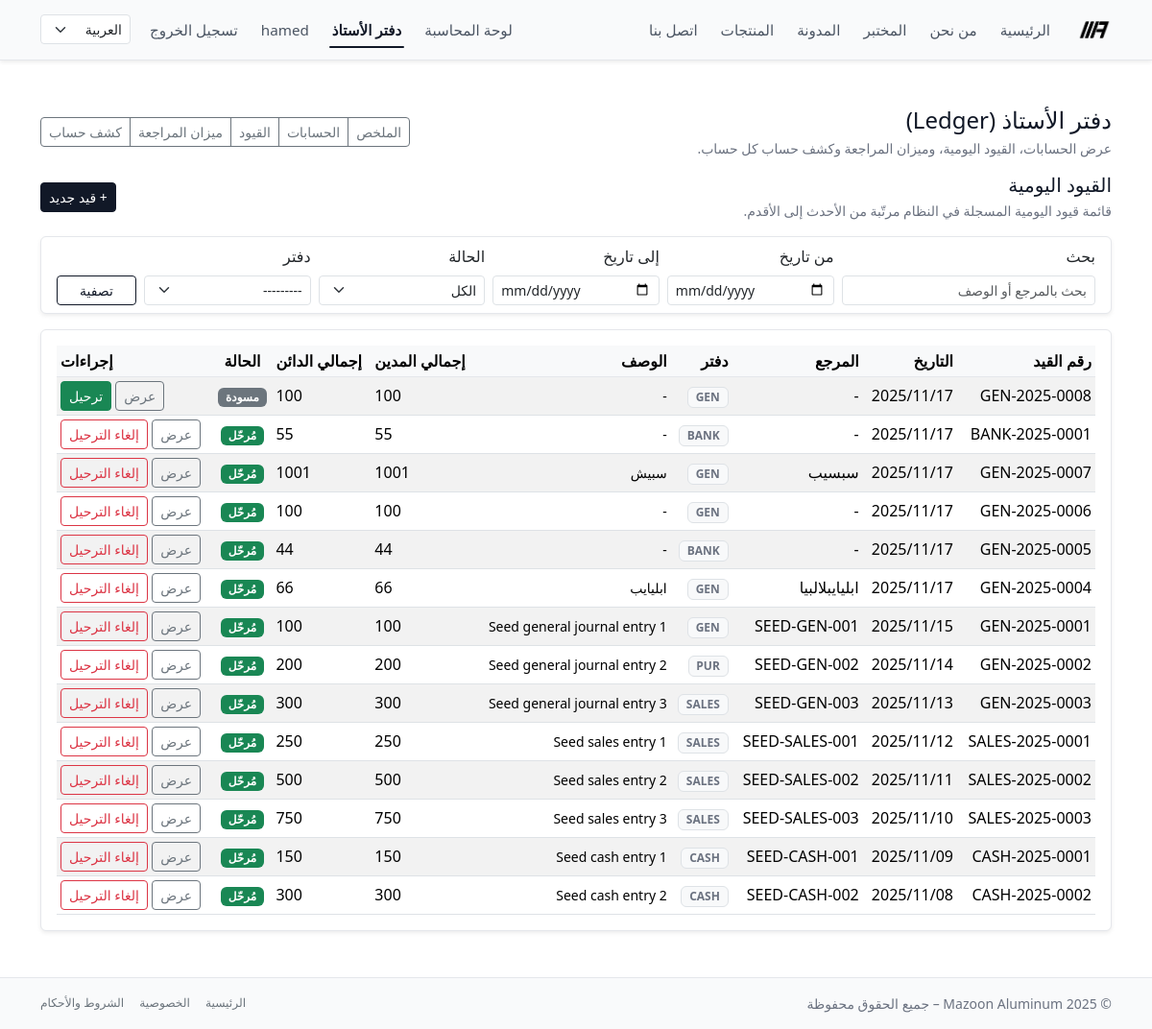
Page /ar/ledger/entries/ (signed in) on the earlier database version.
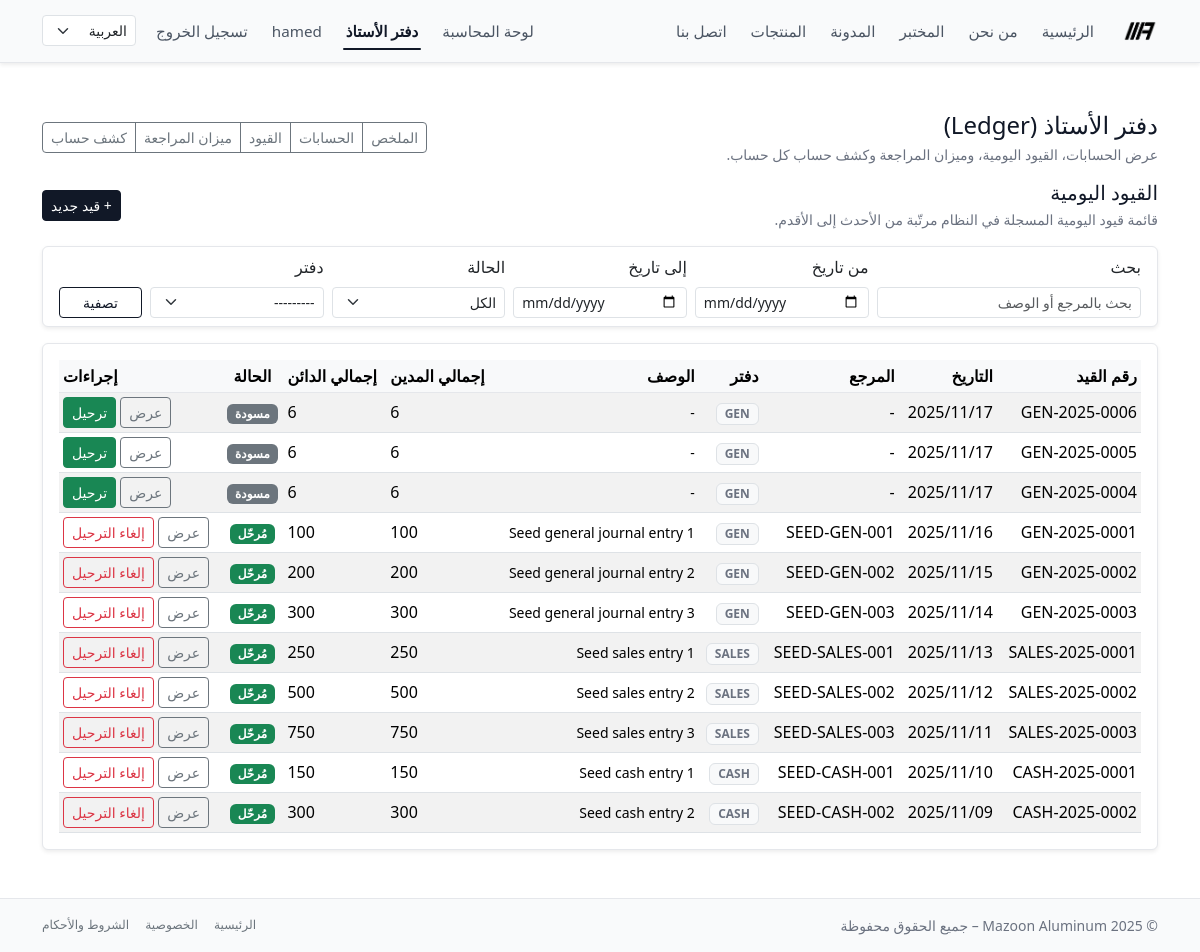
Same page on the later database version.
### ledger/models.py (models this page shows, shortened)
class JournalEntry(models.Model):
    fiscal_year = models.ForeignKey(
        FiscalYear,
        null=True,
        blank=True,
        on_delete=models.PROTECT,
        related_name="entries",
        verbose_name=_("السنة المالية"),
    )
    journal = models.ForeignKey(
        "Journal",
        null=True,
        blank=True,
        on_delete=models.PROTECT,
        related_name="entries",
        verbose_name=_("دفتر اليومية"),
    )
    date = models.DateField(default=timezone.now, verbose_name=_("التاريخ"))
    reference = models.CharField(max_length=50, blank=True, verbose_name=_("المرجع"))
    description = models.TextField(blank=True, verbose_name=_("الوصف"))
    number = models.CharField(
        max_length=32,
        unique=True,
        null=True,
        blank=True,
        verbose_name=_("رقم القيد"),
    )
    posted = models.BooleanField(default=False, verbose_name=_("مرحّل"))
    posted_at = models.DateTimeField(
        null=True,
        blank=True,
        verbose_name=_("تاريخ الترحيل"),
    )
    posted_by = models.ForeignKey(
        User,
        null=True,
        blank=True,
        on_delete=models.SET_NULL,
        related_name="posted_journal_entries",
        verbose_name=_("مُرحّل بواسطة"),
    )
    created_at = models.DateTimeField(auto_now_add=True)
    created_by = models.ForeignKey(
        User,
        null=True,
        blank=True,
        on_delete=models.SET_NULL,
        verbose_name=_("أنشئ بواسطة"),
    )
    objects = JournalEntryManager()
    class Meta:
        ordering = ["-date", "-id"]

class Journal(models.Model):
    class Type(models.TextChoices):
        GENERAL = "general", _("دفتر عام")
        CASH = "cash", _("دفتر الكاش")
        BANK = "bank", _("دفتر البنك")
        SALES = "sales", _("دفتر المبيعات")
        PURCHASE = "purchase", _("دفتر المشتريات")
    code = models.CharField(
        max_length=20,
        unique=True,
        verbose_name=_("كود الدفتر"),
    )
    name = models.CharField(
        max_length=100,
        verbose_name=_("اسم الدفتر"),
    )
    type = models.CharField(
        max_length=20,
        choices=Type.choices,
        default=Type.GENERAL,
        verbose_name=_("نوع الدفتر"),
    )
    is_default = models.BooleanField(
        default=False,
        verbose_name=_("دفتر افتراضي"),
    )
    is_active = models.BooleanField(
        default=True,
        verbose_name=_("نشط"),
    )
    objects = JournalManager()
    class Meta:
        ordering = ["code"]
        verbose_name = _("دفتر اليومية")
        verbose_name_plural = _("دفاتر اليومية")
    def __str__(self) -> str:
        return f"{self.code} - {self.name}"

### ledger/views.py (the view, shortened to what this page needs)
# urls.py: path("entries/", views.JournalEntryListView.as_view(), name="journalentry_list"),
class JournalEntryListView(FiscalYearRequiredMixin, StaffRequiredMixin, ListView):
    model = JournalEntry
    template_name = "ledger/journal/list.html"
    context_object_name = "entries"
    paginate_by = 50
    def get_filter_form(self):
        if not hasattr(self, "_filter_form"):
            self._filter_form = JournalEntryFilterForm(self.request.GET or None)
        return self._filter_form
    def get_queryset(self):
        qs = (
            JournalEntry.objects
            .with_totals()       # من الـ Manager: يضيف total_debit_value و total_credit_value
            .select_related("journal")
            .order_by("-date", "-id")
        )
        form = self.get_filter_form()
        if not form.is_valid():
            return qs
    def get_context_data(self, **kwargs):
        ctx = super().get_context_data(**kwargs)
        ctx["filter_form"] = self.get_filter_form()
        query_dict = self.request.GET.copy()
        query_dict.pop("page", None)
        ctx["current_query"] = query_dict.urlencode()
        return ctx

### templates/ledger/journal/list.html (shortened to what this page needs)
{% extends "ledger/base_ledger.html" %}
{% load i18n %}
{% block ledger_content %}
<div class="mb-3 d-flex flex-wrap justify-content-between align-items-center gap-2">
  <div>
    <h2 class="h5 mb-1">{% trans "القيود اليومية" %}</h2>
    <p class="text-muted small mb-0">
      {% trans "قائمة قيود اليومية المسجلة في النظام مرتّبة من الأحدث إلى الأقدم." %}
    </p>
  </div>
  <div>
    <a href="{% url 'ledger:journalentry_create' %}" class="btn btn-primary btn-sm">
      + {% trans "قيد جديد" %}
    </a>
  </div>
</div>
<div class="card mb-3 border-0 shadow-sm">
  <div class="card-body py-2">
    <form method="get" class="row g-2 align-items-end">
      <div class="col-md-3 col-sm-6">
        <label class="form-label form-label-sm" for="{{ filter_form.q.id_for_label }}">
          {% trans "بحث" %}
        </label>
        {{ filter_form.q }}
      </div>
      <div class="col-md-2 col-sm-6">
        <label class="form-label form-label-sm" for="{{ filter_form.date_from.id_for_label }}">
          {% trans "من تاريخ" %}
        </label>
        {{ filter_form.date_from }}
      </div>
      <div class="col-md-2 col-sm-6">
        <label class="form-label form-label-sm" for="{{ filter_form.date_to.id_for_label }}">
          {% trans "إلى تاريخ" %}
        </label>
        {{ filter_form.date_to }}
      </div>
      <div class="col-md-2 col-sm-6">
        <label class="form-label form-label-sm" for="{{ filter_form.posted.id_for_label }}">
          {% trans "الحالة" %}
        </label>
        {{ filter_form.posted }}
      </div>
      <div class="col-md-2 col-sm-6">
        <label class="form-label form-label-sm" for="{{ filter_form.journal.id_for_label }}">
          {% trans "دفتر" %}
        </label>
        {{ filter_form.journal }}
      </div>
      <div class="col-md-1 col-sm-6 d-grid">
        <button type="submit" class="btn btn-outline-primary btn-sm">
          {% trans "تصفية" %}
        </button>
      </div>
    </form>
  </div>
</div>
<div class="card shadow-sm border-0">
  <div class="card-body">
    <div class="table-responsive">
      <table class="table table-sm table-striped align-middle mb-0">
        <thead class="table-light">
          <tr>
            <th class="text-nowrap">{% trans "رقم القيد" %}</th>
            <th class="text-nowrap">{% trans "التاريخ" %}</th>
            <th class="text-nowrap">{% trans "المرجع" %}</th>
            <th class="text-nowrap">{% trans "دفتر" %}</th>
            <th class="text-nowrap">{% trans "الوصف" %}</th>
            <th class="text-nowrap text-end">{% trans "إجمالي المدين" %}</th>
            <th class="text-nowrap text-end">{% trans "إجمالي الدائن" %}</th>
            <th class="text-nowrap text-center">{% trans "الحالة" %}</th>
            <th class="text-nowrap text-end">{% trans "إجراءات" %}</th>
          </tr>
        </thead>
        <tbody>
          {% for e in entries %}
            <tr>
              <td class="text-nowrap">
                {% if e.number %}
                  {{ e.number }}
                {% else %}
                  JE-{{ e.id }}
                {% endif %}
              </td>
              <td class="text-nowrap">{{ e.date|date:"SHORT_DATE_FORMAT" }}</td>
              <td class="text-nowrap">{{ e.reference|default:"-" }}</td>
              <td class="text-nowrap">
                {% if e.journal %}
                  <span class="badge bg-light text-muted border small" title="{{ e.journal.name }}">
                    {{ e.journal.code }}
                  </span>
                {% else %}
                  <span class="text-muted small">-</span>
                {% endif %}
              </td>
              <td class="small">
                {{ e.description|default:"-"|truncatechars:60 }}
              </td>
              <td class="text-end text-nowrap">
                {{ e.total_debit_value }}
              </td>
              <td class="text-end text-nowrap">
                {{ e.total_credit_value }}
              </td>
              <td class="text-center text-nowrap">
                {% if e.posted %}
                  <span class="badge bg-success">
                    {% trans "مُرحّل" %}
                  </span>
                {% else %}
                  <span class="badge bg-secondary">
                    {% trans "مسودة" %}
                  </span>
                {% endif %}
              </td>
              <td class="text-end text-nowrap">
                <a href="{% url 'ledger:journalentry_detail' e.pk %}"
                   class="btn btn-outline-secondary btn-sm">
                  {% trans "عرض" %}
                </a>
                {% if e.posted %}
                  <form method="post"
                        action="{% url 'ledger:journalentry_unpost' pk=e.pk %}"
                        class="d-inline">
                    <button type="submit"
                            class="btn btn-outline-danger btn-sm">
                      {% trans "إلغاء الترحيل" %}
                    </button>
                  </form>
                {% else %}
                  <form method="post"
                        action="{% url 'ledger:journalentry_post' pk=e.pk %}"
                        class="d-inline">
                    <button type="submit"
                            class="btn btn-success btn-sm">
                      {% trans "ترحيل" %}
                    </button>
                  </form>
                {% endif %}
              </td>
            </tr>
          {% empty %}
            <tr>
              <td colspan="9" class="text-center text-muted small py-4">
                {% trans "لا توجد قيود حتى الآن." %}
              </td>
            </tr>
          {% endfor %}
        </tbody>
      </table>
    </div>
  </div>
</div>
{% endblock %}

### templates/ledger/base_ledger.html (shortened to what this page needs)
{% extends "base.html" %}
{% load i18n %}
{% block content %}
<div class="py-4">
  <div class="d-flex flex-wrap justify-content-between align-items-center mb-3 gap-2">
    <div>
      <h1 class="h4 mb-1">{% trans "دفتر الأستاذ (Ledger)" %}</h1>
      <p class="text-muted small mb-0">
        {% trans "عرض الحسابات، القيود اليومية، وميزان المراجعة وكشف حساب كل حساب." %}
      </p>
    </div>
    <div class="btn-group btn-group-sm">
      <a href="{% url 'ledger:dashboard' %}" class="btn btn-outline-secondary">
        {% trans "الملخص" %}
      </a>
      <a href="{% url 'ledger:account_list' %}" class="btn btn-outline-secondary">
        {% trans "الحسابات" %}
      </a>
      <a href="{% url 'ledger:journalentry_list' %}" class="btn btn-outline-secondary">
        {% trans "القيود" %}
      </a>
      <a href="{% url 'ledger:trial_balance' %}" class="btn btn-outline-secondary">
        {% trans "ميزان المراجعة" %}
      </a>
      <a href="{% url 'ledger:account_ledger' %}" class="btn btn-outline-secondary">
        {% trans "كشف حساب" %}
      </a>
    </div>
  </div>
  {% block ledger_content %}{% endblock %}
</div>
{% endblock %}

### templates/base.html (shortened to what this page needs)
{% load static i18n %}
<!doctype html>
<html lang="{{ LANGUAGE_CODE }}" dir="{% if LANGUAGE_CODE == 'ar' %}rtl{% else %}ltr{% endif %}" data-bs-theme="light">
<head>
    {% if LANGUAGE_CODE == "ar" %}
        <link
                href="https://cdn.jsdelivr.net/npm/bootstrap@5.3.8/dist/css/bootstrap.rtl.min.css"
                rel="stylesheet"
        />
    {% else %}
        <link
                href="https://cdn.jsdelivr.net/npm/bootstrap@5.3.8/dist/css/bootstrap.min.css"
                rel="stylesheet"
        />
    {% endif %}
    <link rel="stylesheet" href="{% static 'css/style.css' %}"/>
</head>
<body class="bg-body text-body d-flex flex-column min-vh-100">
<nav class="navbar navbar-expand-lg navbar-light mazoon-navbar shadow-sm">
    <div class="container">
        <a class="navbar-brand fw-bold d-flex align-items-center gap-2" href="{% url 'home' %}">
            <img src="{% static 'img/logo_mazoon_black.png' %}"
                 alt="Mazoon Aluminum logo"
                 class="navbar-logo">
        </a>
        <div class="collapse navbar-collapse" id="mainNavbar">
            <ul class="navbar-nav me-auto mb-2 mb-lg-0 main-nav-links">
                <li class="nav-item">
                    <a class="nav-link {% if request.resolver_match.url_name == 'home' %}active{% endif %}"
                       href="{% url 'home' %}">{% trans "الرئيسية" %}</a>
                </li>
                <li class="nav-item">
                    <a class="nav-link {% if request.resolver_match.url_name == 'about' %}active{% endif %}"
                       href="{% url 'about' %}">{% trans "من نحن" %}</a>
                </li>
                <li class="nav-item">
                    <a class="nav-link {% if request.resolver_match.url_name == 'lab' %}active{% endif %}"
                       href="{% url 'lab' %}">{% trans "المختبر" %}</a>
                </li>
                <li class="nav-item">
                    <a class="nav-link {% if request.resolver_match.url_name == 'blog_list' or request.resolver_match.url_name == 'blog_detail' %}active{% endif %}"
                       href="{% url 'blog_list' %}">{% trans "المدونة" %}</a>
                </li>
                <li class="nav-item">
                    <a class="nav-link {% if request.resolver_match.url_name == 'product_list' %}active{% endif %}"
                       href="{% url 'product_list' %}">{% trans "المنتجات" %}</a>
                </li>
                <li class="nav-item">
                    <a class="nav-link {% if request.resolver_match.url_name == 'contact' %}active{% endif %}"
                       href="{% url 'contact' %}">{% trans "اتصل بنا" %}</a>
                </li>
            </ul>
            <ul class="navbar-nav ms-auto mb-2 mb-lg-0 align-items-center top-right-links">
                {% if user.is_authenticated and user.is_staff %}
                    <li class="nav-item">
                        <a class="nav-link {% if request.resolver_match.namespace == 'accounting' %}active{% endif %}"
                           href="{% url 'accounting:dashboard' %}">
                            {% trans "لوحة المحاسبة" %}
                        </a>
                    </li>
                {% endif %}
                {% if request.user.is_authenticated and request.user.is_staff %}
                    <li class="nav-item">
                        <a class="nav-link {% if request.resolver_match.namespace == 'ledger' %}active{% endif %}"
                           href="{% url 'ledger:dashboard' %}">
                            {% trans "دفتر الأستاذ" %}
                        </a>
                    </li>
                {% endif %}
                {% if user.is_authenticated %}
                    <li class="nav-item d-none d-lg-block">
                        <span class="nav-link small text-muted">
                            {{ user.username }}
                        </span>
                    </li>
                    <li class="nav-item">
                        <form action="{% url 'logout' %}" method="post" class="d-inline">
                            <button type="submit" class="nav-link btn btn-link p-0 nav-link-btn">
                                {% trans "تسجيل الخروج" %}
                            </button>
                        </form>
                    </li>
                {% endif %}
                <li class="nav-item ms-2">
                    <form action="{% url 'set_language' %}" method="post" class="d-flex">
                        <select name="language" class="form-select form-select-sm lang-switcher"
                                onchange="this.form.submit()">
                            <option value="ar" {% if LANGUAGE_CODE == 'ar' %}selected{% endif %}>العربية</option>
                        </select>
                    </form>
                </li>
            </ul>
        </div>
    </div>
</nav>
<main class="py-4 flex-grow-1">
    <div class="container">
        {% block content %}{% endblock %}
    </div>
</main>
<footer class="mazoon-footer border-top py-3 mt-auto">
    <div class="container d-flex flex-column flex-md-row justify-content-between align-items-center text-muted small gap-2">
        <div>
            &copy; {% now "Y" %} Mazoon Aluminum – {% trans "جميع الحقوق محفوظة" %}
        </div>
        <div class="d-flex gap-3">
            <a href="{% url 'home' %}" class="link-secondary text-decoration-none small">{% trans "الرئيسية" %}</a>
            <a href="#" class="link-secondary text-decoration-none small">{% trans "الخصوصية" %}</a>
            <a href="#" class="link-secondary text-decoration-none small">{% trans "الشروط والأحكام" %}</a>
        </div>
    </div>
</footer>
</body>
</html>

Differences in the rows shown:
removed JournalEntry: number "GEN-2025-0008", date "17‏/11‏/2025", reference "-", journal.code "GEN", description "-", total_debit_value "100", total_credit_value "100"
removed JournalEntry: number "BANK-2025-0001", date "17‏/11‏/2025", reference "-", journal.code "BANK", description "-", total_debit_value "55", total_credit_value "55"
removed JournalEntry: number "GEN-2025-0007", date "17‏/11‏/2025", reference "سبسيب", journal.code "GEN", description "سبيش", total_debit_value "1001", total_credit_value "1001"
changed JournalEntry "GEN-2025-0006": total_debit_value "100" → "6"; total_credit_value "100" → "6"; posted True → False (drawn); trans "مُرحّل" → "مسودة"; trans "إلغاء الترحيل" → "ترحيل"
changed JournalEntry "GEN-2025-0005": journal.code "BANK" → "GEN"; total_debit_value "44" → "6"; total_credit_value "44" → "6"; posted True → False (drawn); trans "مُرحّل" → "مسودة"; trans "إلغاء الترحيل" → "ترحيل"
changed JournalEntry "GEN-2025-0004": reference "ابليايبلالبيا" → "-"; description "ابليايب" → "-"; total_debit_value "66" → "6"; total_credit_value "66" → "6"; posted True → False (drawn); trans "مُرحّل" → "مسودة"; trans "إلغاء الترحيل" → "ترحيل"
changed JournalEntry "GEN-2025-0001": date "15‏/11‏/2025" → "16‏/11‏/2025"
changed JournalEntry "GEN-2025-0002": date "14‏/11‏/2025" → "15‏/11‏/2025"; journal.code "PUR" → "GEN"
changed JournalEntry "GEN-2025-0003": date "13‏/11‏/2025" → "14‏/11‏/2025"; journal.code "SALES" → "GEN"
changed JournalEntry "SALES-2025-0001": date "12‏/11‏/2025" → "13‏/11‏/2025"
changed JournalEntry "SALES-2025-0002": date "11‏/11‏/2025" → "12‏/11‏/2025"
changed JournalEntry "SALES-2025-0003": date "10‏/11‏/2025" → "11‏/11‏/2025"
changed JournalEntry "CASH-2025-0001": date "09‏/11‏/2025" → "10‏/11‏/2025"
changed JournalEntry "CASH-2025-0002": date "08‏/11‏/2025" → "09‏/11‏/2025"
